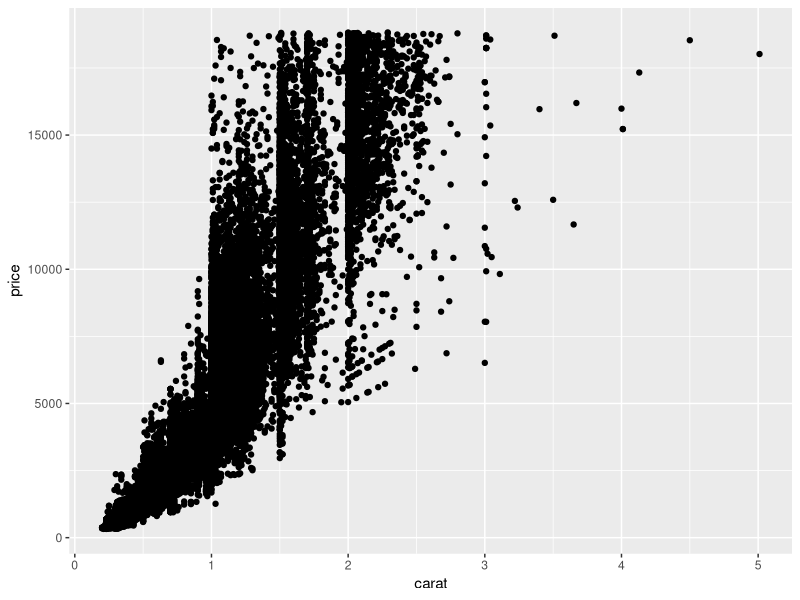
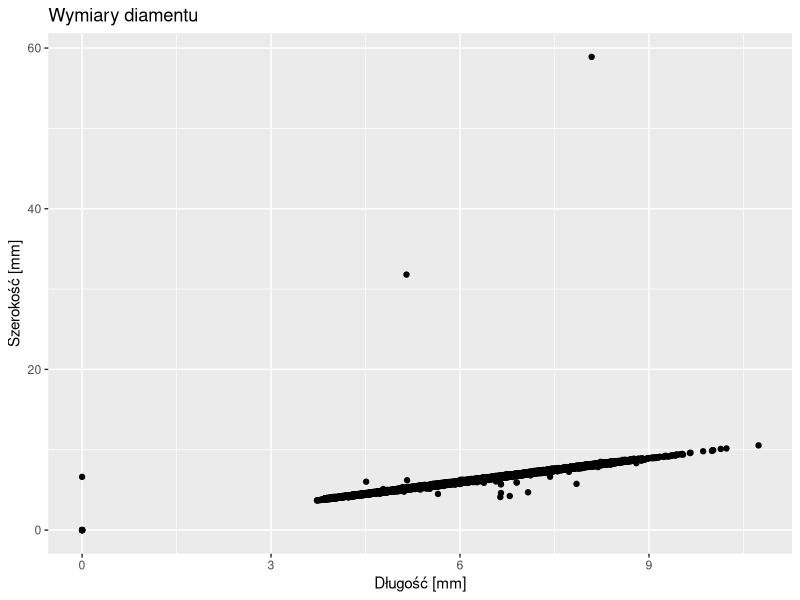
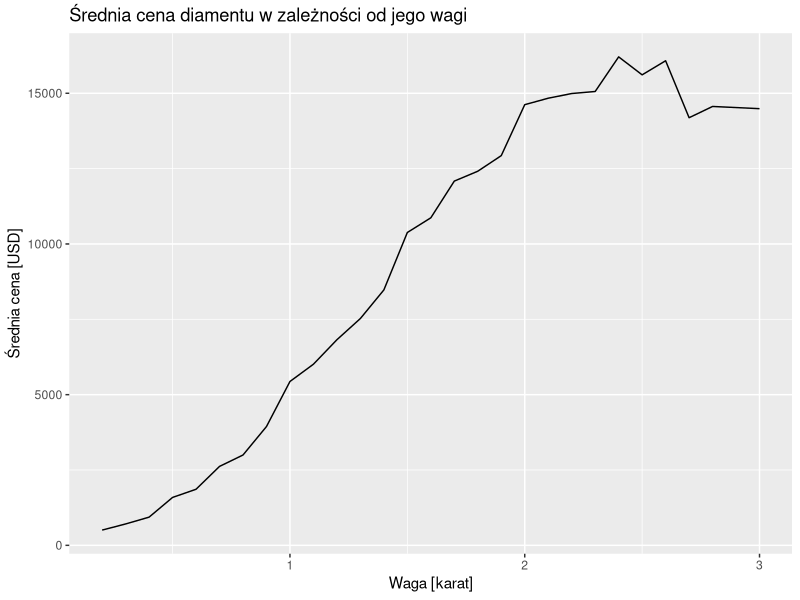
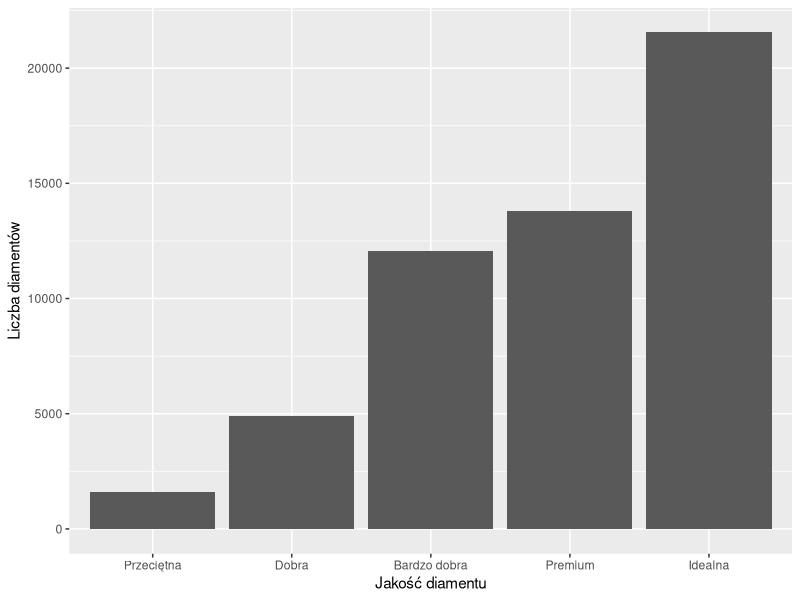
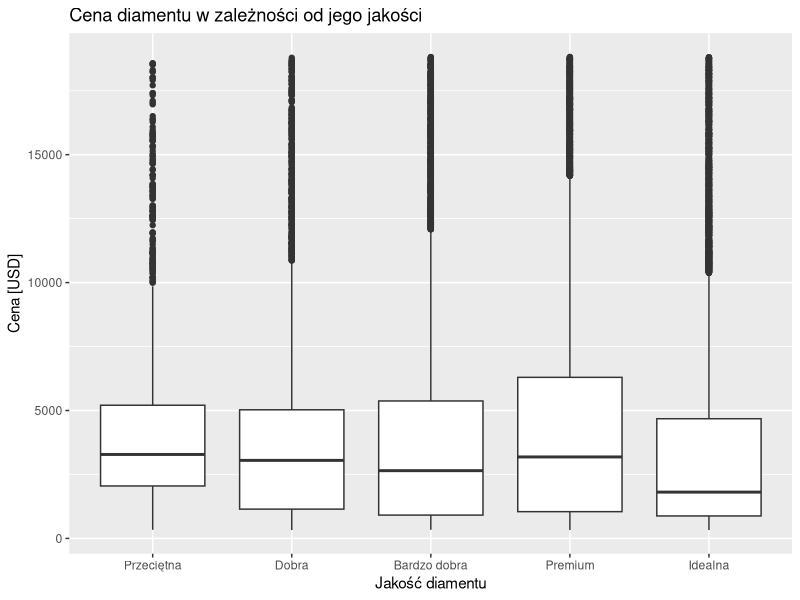
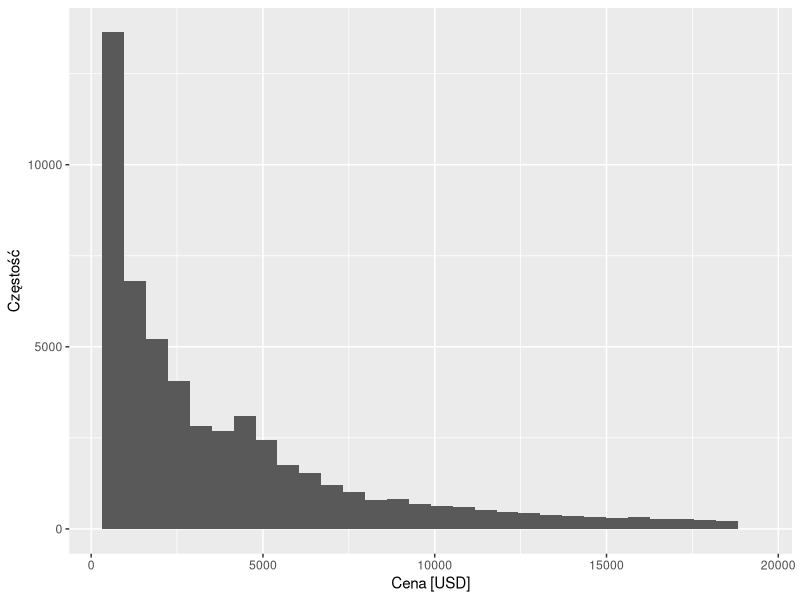
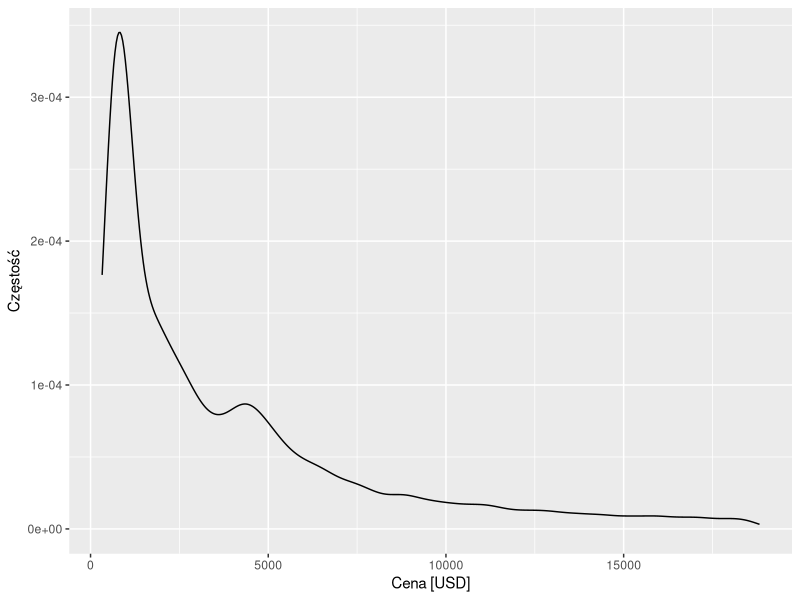
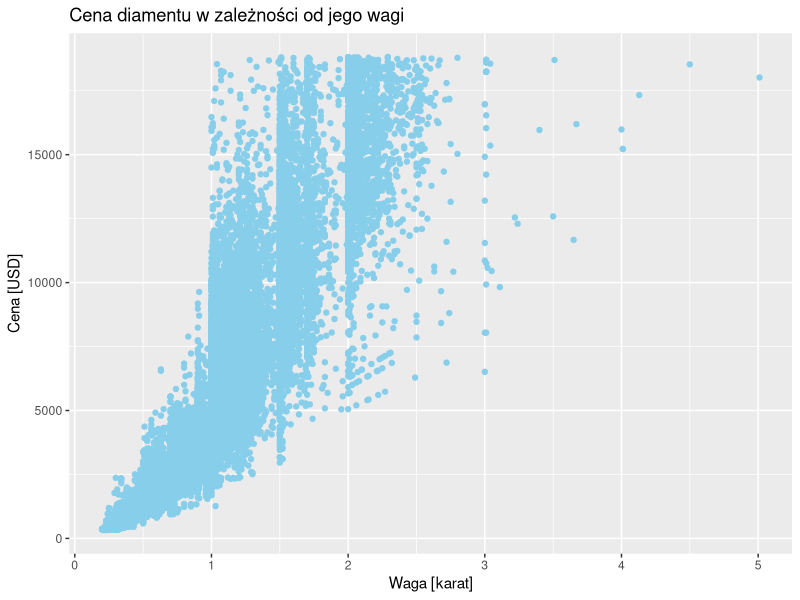

Write the R code that produced these figures, in order.
## ---- chunk 1
#| message: false

library("ggplot2")
library("dplyr")
## ---- chunk 2
ggplot(data = diamonds, aes(x = carat, y = price)) +
  geom_point()
## ---- chunk 3
ggplot(diamonds, aes(x = x, y = y)) +
  geom_point() +
  labs(title = "Wymiary diamentu",
       x = "Długość [mm]", y = "Szerokość [mm]")
## ---- chunk 4
avg_price = diamonds |>
  group_by(carat = round(carat, 1)) |>
  summarise(avg_price = mean(price)) |>
  filter(carat < 3.1)
## ---- chunk 5
ggplot(avg_price, aes(x = carat, y = avg_price)) +
  geom_line() +
  labs(title = "Średnia cena diamentu w zależności od jego wagi",
       x = "Waga [karat]", y = "Średnia cena [USD]")
## ---- chunk 6
cut_labels = c("Przeciętna", "Dobra", "Bardzo dobra", "Premium", "Idealna")

ggplot(diamonds, aes(x = cut)) +
  geom_bar() +
  scale_x_discrete(labels = cut_labels) +
  labs(x = "Jakość diamentu", y = "Liczba diamentów")
## ---- chunk 7
ggplot(diamonds, aes(x = cut, y = price)) +
  geom_boxplot() +
  scale_x_discrete(labels = cut_labels) +
  labs(title = "Cena diamentu w zależności od jego jakości",
       x = "Jakość diamentu", y = "Cena [USD]")
## ---- chunk 8
ggplot(diamonds, aes(x = price)) +
  geom_histogram(bins = 30) +
  labs(x = "Cena [USD]", y = "Częstość")
## ---- chunk 9
ggplot(diamonds, aes(x = price)) +
  geom_density() +
  labs(x = "Cena [USD]", y = "Częstość")
## ---- chunk 10
ggplot(data = diamonds, aes(x = carat, y = price)) +
  geom_point(color = "skyblue") +
  labs(title = "Cena diamentu w zależności od jego wagi",
       x = "Waga [karat]", y = "Cena [USD]")
## ---- chunk 11
ggplot(data = diamonds, aes(x = carat, y = price, color = cut)) +
  geom_point() +
  scale_colour_brewer(labels = cut_labels, palette = "Blues") +
  labs(title = "Cena diamentu w zależności od jego wagi i jakości",
       x = "Waga [karat]", y = "Cena [USD]", color = "Jakość") +
  theme(legend.position = "top")
